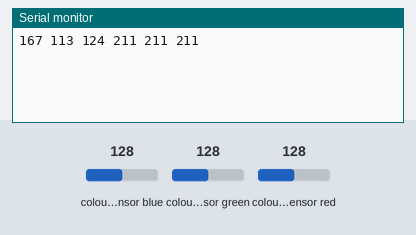
The sketch below on a simulated Arduino Uno, built with avr-gcc and run on an emulated ATmega328P. Shown: the last lines printed to the serial monitor. Wiring (inferred from the names in the program): TCS3200 colour sensor: output pin 8; S2 pin 5; S3 pin 4; S0 pin 13; S1 pin 12. The test bench sets the inputs (shaded band); at power-on: colour sensor blue 128, colour sensor green 128, colour sensor red 128. Random numbers use the default seed unless the sketch sets one.

Above: at 1.2 s.
1.3 s: colour sensor blue set to 5
At 2.7 s:
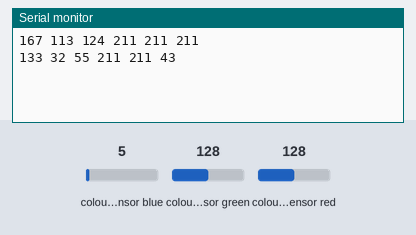
2.8 s: colour sensor green set to 5
At 4.2 s:
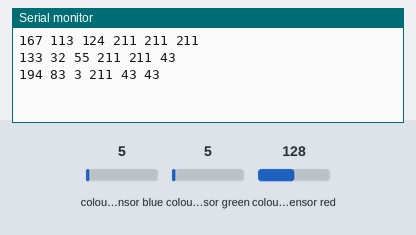
4.3 s: colour sensor red set to 5
At 6.7 s:
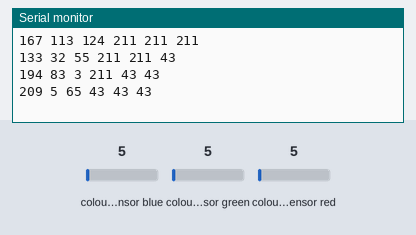
Timing chart, 0 to 8.2 s (numbered marks = the images above; inputs shaded):
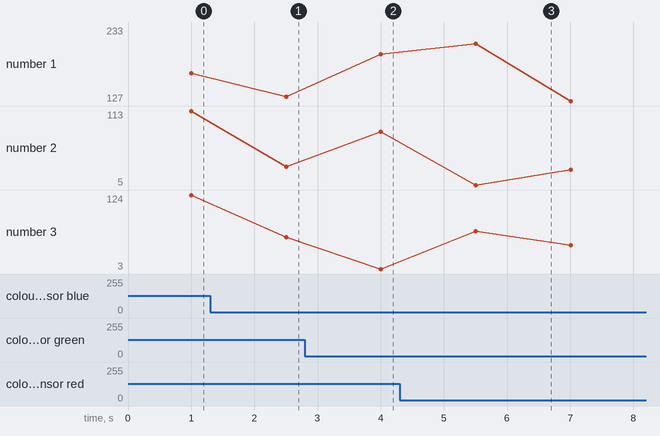

Measured:
- after the input at 1.3 s, the serial monitor: prints a new line after 1.2 s (image 1)
- after the input at 2.8 s, the serial monitor: prints a new line after 1.2 s (image 2)
- after the input at 4.3 s, the serial monitor: prints a new line after 1.2 s (image 3)

The sketch:

rgb_receiver.ino
```cpp
#include <Wire.h>
int color[3]={11,10,6};
const int S3=4;
const int S2=5;
const int S1=12;
const int S0=13;

int output=8;
int red_recognition(int a,int b);
int green_recognition(int a,int b);
int bleu_recognition(int a,int b);
int red_recognition(int a,int b){
  digitalWrite(a,LOW);
  digitalWrite(b,LOW);

  // Reading the output frequency
  int redFrequency = pulseIn(output, LOW);
  return redFrequency;
}
int green_recognition(int a,int b){
  digitalWrite(a,HIGH);
  digitalWrite(b,HIGH);

  // Reading the output frequency
  int greenFrequency = pulseIn(output, LOW);

  return greenFrequency;
}
int bleu_recognition(int a,int b){
  digitalWrite(a,LOW);
  digitalWrite(b,HIGH);

  // Reading the output frequency
  int bleuFrequency = pulseIn(output, LOW);

  return bleuFrequency;
}
void setup() {
  // put your setup code here, to run once:
  Serial.begin(9600);
  pinMode(S0,OUTPUT);
  pinMode(S1,OUTPUT);
  pinMode(S2,OUTPUT);
  pinMode(S3,OUTPUT);
  pinMode(output,INPUT);

  for(int i=0;i<3;i++){
    pinMode(color[i],OUTPUT);
  }
  digitalWrite(S0,HIGH);
  digitalWrite(S1,LOW);
}

void loop() {
  // put your main code here, to run repeatedly:
  int red_g;
  int green_g;
  int bleu_g;
  int red=random(100,255);

  int bleu=random(0,125);
  int green=random(0,120);
  analogWrite(color[0],red);
  analogWrite(color[1],green);
  analogWrite(color[2],bleu);
  delay(1000);
  Serial.print(red);
  Serial.print(" ");
  Serial.print(green);
  Serial.print(" ");
  Serial.print(bleu);
  Serial.print(" ");

  red_g=red_recognition(S2,S3);
  green_g=green_recognition(S2,S3);
  bleu_g=bleu_recognition(S2,S3);
  Serial.print(250-red_g);
  Serial.print(" ");
  Serial.print(250-green_g);
  Serial.print(" ");
  Serial.println(250-bleu_g);
  delay(500);

}
```
